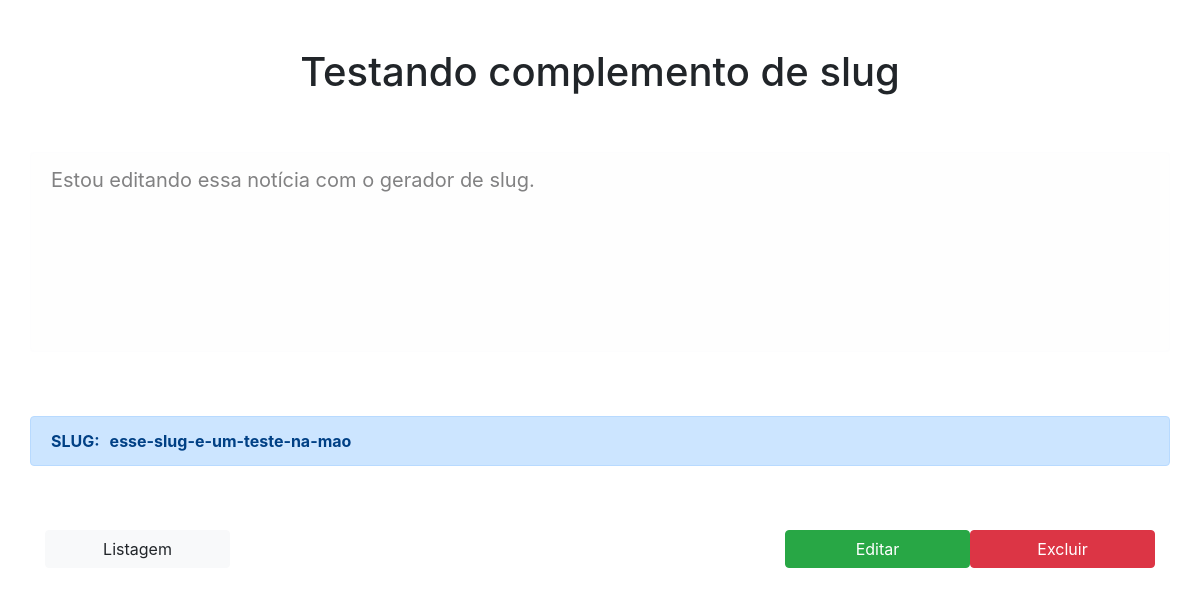
Screenshot of /detalhes.php?codigo=5 with the database file from the repository.
### tables this page shows
CREATE TABLE IF NOT EXISTS `noticia` (
  `id` int(11) NOT NULL AUTO_INCREMENT,
  `titulo` varchar(255) DEFAULT NULL,
  `descricao` longtext,
  `slug` varchar(255) DEFAULT NULL,
  `complemento` int(11) DEFAULT NULL,
  PRIMARY KEY (`id`)
);

### functions.php (called while the page is built, shortened)
<?php
$conexao = mysqli_connect('localhost','root','', 'crud_sem_lacos');
function get_conexao() {
    global $conexao;
    return $conexao;
}
function db_select($comando, $array=array(), $cabecalho=false) {
    $comando = !empty($array) ? sf($comando, $array) : $comando;
    $resultado = mysqli_query(get_conexao(), $comando);
    $saida = mysqli_fetch_all($resultado);
    $lista = array();
    $campos = campos($resultado);
    array_walk($saida, function($elementoPai, $chavePai) use (&$lista, $campos) {
        array_walk($elementoPai, function($valor, $chave) use (&$lista, $campos, $chavePai){
            $lista[$chavePai][$campos[$chave]] = $valor;
        });
    });
    $saida = $lista;
    array_walk_recursive($saida, function(&$item){
        $item = utf8_encode($item);
    });
    return $saida;
}
function db_select_one($comando, $array=array(), $cabecalho=false) {
    $retorno = db_select($comando, $array, $cabecalho);
    if (count($retorno) == 1) {
        $retorno = array_shift($retorno);
    } else {
        $retorno = false;
    }
    return $retorno;
}
function campos($resultado){
    $saida = mysqli_fetch_fields($resultado);
    array_walk($saida, function (&$campo) {
        $campo = $campo->name;
    });
    return $saida;
}
function sf($string, $array) {
    array_walk($array, function ($valor, $chave) use (&$string){
        $string = str_replace(":".$chave, $valor, $string);
    });
    return $string;
}

### detalhes.php (the view, shortened to what this page needs)
<?php
require_once('functions.php');
$sql = '
    SELECT
        n.id,
        n.titulo,
        n.descricao,
        IF(CONCAT(n.slug,"-",n.complemento) IS NOT NULL, CONCAT(n.slug,"-",n.complemento), n.slug) slug
    FROM
        noticia n
    WHERE
        n.id = ":codigo"
';
$noticia = db_select_one($sql, array(
    'codigo' => !empty($_GET['codigo']) ? $_GET['codigo'] : ""
));
?>
<!DOCTYPE html>
<html lang="pt-br">
    <head>
        <link rel="stylesheet" href="bootstrap/dist/css/bootstrap.min.css" />
    </head>
    <body>
        <div class="container">
            <br clear="both">
            <br clear="both">
            <div class="row div-titulo">
                <h1><?php echo $noticia['titulo']; ?></h1>
            </div>
            <br clear="both">
            <br clear="both">
            <div class="row div-corpo alert alert-light">
                <?php echo $noticia['descricao']; ?>
            </div>
            <br clear="both">
            <br clear="both">
            <div class="row div-slug alert alert-primary">
                <span class="slug">SLUG: </span><?php echo $noticia['slug']; ?>
            </div>
            <br clear="both">
            <br clear="both">
            <a href="/index.php" class="btn btn-light float-left col-md-2">
                Listagem
            </a>
            <a href="#modal" data-toggle="modal" data-target="#myModal" class="btn btn-danger float-right col-md-2">
                Excluir
            </a>
            <a href="/editar.php?codigo=<?php echo $noticia['id']; ?>" id="excluir" class="btn btn-success float-right col-md-2">
                Editar
            </a>
        </div>
    </body>
</html>

### detalhes.php (style rules this page uses)
.div-titulo { display: flex; flex-wrap: wrap; justify-content: center; }
.div-corpo { min-height:200px; font-size:20px; }
.div-slug { font-weight:bold; }
.slug { margin-right:10px; }

### rows the page displays
noticia: titulo "Testando complemento de slug", descricao "Estou editando essa notícia com o gerador de slug."

### other values shown
$noticia['slug'] "esse-slug-e-um-teste-na-mao"
